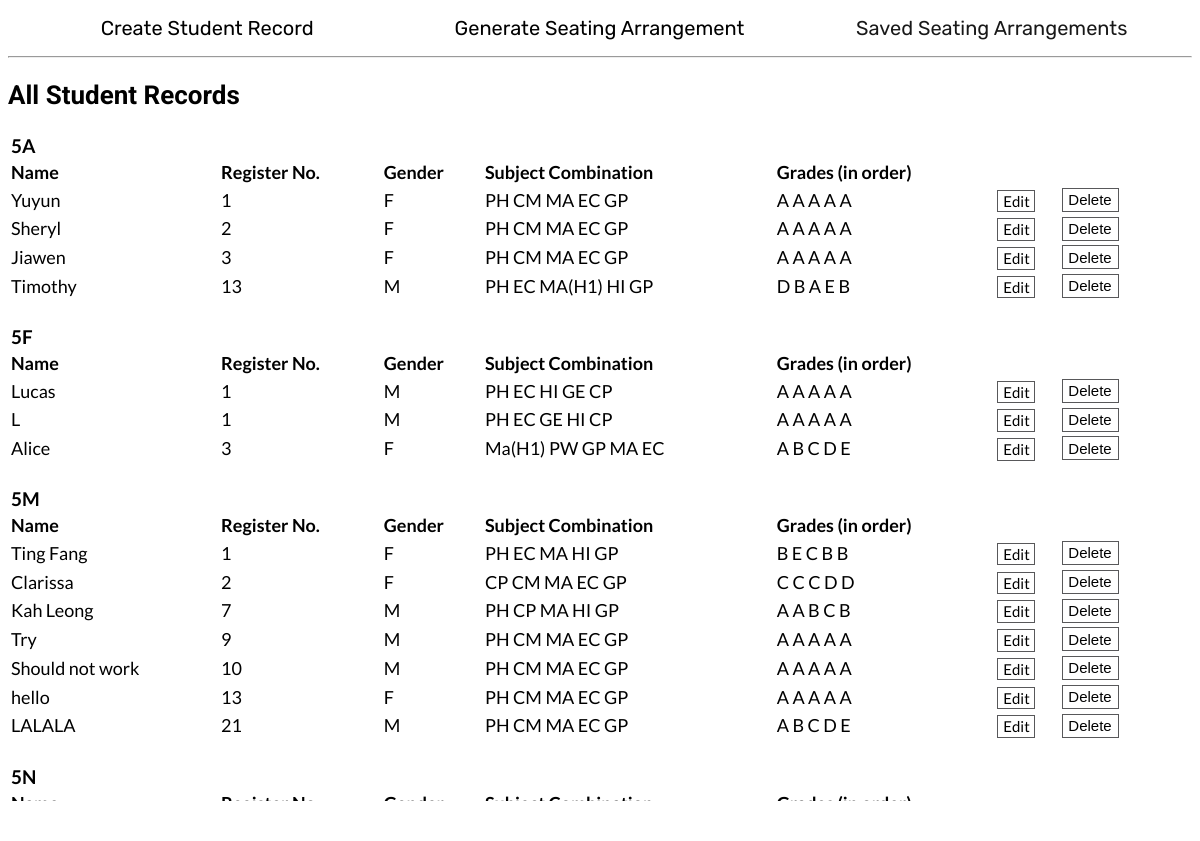
The page / on the database its author committed.
### tables this page shows
CREATE TABLE Class(
ClassName TEXT NOT NULL,
TotalStudents INTEGER NOT NULL,
PRIMARY KEY(ClassName)
);

CREATE TABLE Student(
StudentName TEXT NOT NULL,
StudentRegNo INTEGER NOT NULL CHECK (StudentRegNo > 0),
ClassName TEXT NOT NULL,
StudentSubjectCombi TEXT NOT NULL,
StudentGender TEXT NOT NULL,
AllSubjectGrades TEXT NOT NULL DEFAULT '',
PRIMARY KEY(StudentName),
FOREIGN KEY (ClassName) REFERENCES Class(ClassName)
);

### cp_web_handler.py (the view)
@app.route("/")
def display_all_student_records():
    classes = execute_sql("SELECT * FROM Class")
    students = execute_sql("SELECT * FROM Student")
    records = execute_sql("SELECT * FROM StudentRecords")
    subjects = execute_sql("SELECT * FROM Subject")
    for x in range(len(classes)-1): #to sort classes in order, so that when displayed will be according to class.
        smallest = x
        for y in range(x+1,len(classes)):
            if classes[y][0] < classes[smallest][0]:
                smallest = y
        if smallest != x:
            classes[smallest],classes[x] = classes[x],classes[smallest]
    for i in range(len(students)-1): #to sort reg.no in order, so that when displayed will be according to reg.no.
        smallest = i
        for j in range(i+1,len(students)):
            if students[j][1] < students[smallest][1]:
                smallest = j
        if smallest != i:
            students[smallest],students[i] = students[i],students[smallest]
    classes_oop = list(map(lambda a: Class(a[0],a[1]), classes))
    students_oop = list(map(lambda b: Student(b[0],b[1],b[2],b[3],b[4],b[5]), students ))
    records_oop = list(map(lambda c: StudentRecords(c[0],c[1],c[2]),records))
    subjects_oop = list(map(lambda d: Subject(d[0],d[1]), subjects ))
    for student in students_oop:
        if student.get_AllSubjectGrades() == '':
            temp = ''
            index = 0
            while len(temp.split(' ')) - 1 != len(student.get_StudentSubjectCombi().split(' ')):
                for record in records:
                    if student.get_StudentName() == record[0] and student.get_StudentSubjectCombi().split(' ')[index] == record[2]:
                        temp += '{} '.format(record[1])
                index +=1
            temp = temp[:-1]
            student.set_AllSubjectGrades(temp)
            execute_sql(student.update_record())
    for student in students_oop:
        student_seating_arrangement = execute_sql('SELECT * FROM SeatingArrangement WHERE StudentName = "{}"'.format(student.get_StudentName()))[0]
        StudentName, CannotSeatNextTo, SeatInFront, WeakSubjects, StrongSubjects, ClassLst, SeatByGrades, RowNo, ColumnNo = student_seating_arrangement
        student_seating_arrangement = SeatingArrangement(StudentName, CannotSeatNextTo, SeatInFront, WeakSubjects, StrongSubjects, ClassLst, SeatByGrades, RowNo, ColumnNo)
        StrongSubjects = ''
        WeakSubjects = ''
        for i in range(len(student.get_AllSubjectGrades().split(' '))):
            if student.get_AllSubjectGrades().split(' ')[i] < 'C': #'A', 'B'
                StrongSubjects += student.get_StudentSubjectCombi().split(' ')[i] + ' '
            elif student.get_AllSubjectGrades().split(' ')[i] > 'D':
                WeakSubjects += student.get_StudentSubjectCombi().split(' ')[i] + ' '
        student_seating_arrangement.set_StrongSubjects(StrongSubjects[:-1])
        student_seating_arrangement.set_WeakSubjects(WeakSubjects[:-1])
        execute_sql(student_seating_arrangement.update_record())
    reset_seating_arrangement()
    return render_template("display_all_records.html", classes = classes_oop, students = students_oop, records = records_oop, subjects = subjects_oop)

### SQLiteGenerator/SQLiteOOP.py (called while the page is built)
    def get_ClassName(self):
        return self._ClassName

    def get_StudentName(self):
        return self._StudentName

    def get_StudentRegNo(self):
        return self._StudentRegNo

    def get_ClassName(self):
        return self._ClassName

    def get_StudentSubjectCombi(self):
        return self._StudentSubjectCombi

    def get_StudentGender(self):
        return self._StudentGender

    def get_AllSubjectGrades(self):
        return self._AllSubjectGrades

    def set_WeakSubjects(self, new_WeakSubjects):
        self._WeakSubjects = new_WeakSubjects

    def set_StrongSubjects(self, new_StrongSubjects):
        self._StrongSubjects = new_StrongSubjects

    def update_record(self):
        result = ""
        result += "UPDATE SeatingArrangement SET\n"
        result += "StudentName = '{self._StudentName}', CannotSeatNextTo = '{self._CannotSeatNextTo}', SeatInFront = '{self._SeatInFront}', WeakSubjects = '{self._WeakSubjects}', StrongSubjects = '{self._StrongSubjects}', ClassLst = '{self._ClassLst}', SeatByGrades = '{self._SeatByGrades}', RowNo = '{self._RowNo}', ColumnNo = '{self._ColumnNo}'\n".format(self=self)
        result += "WHERE\n"
        result += "StudentName = '{self._StudentName}'\n".format(self=self)
        return result

### cp_web_handler.py (called while the page is built, shortened)
def reset_seating_arrangement():
    student_lst = execute_sql("SELECT * FROM SeatingArrangement WHERE ClassLst != ''")

### database_handler.py (called while the page is built)
def execute_sql(sql):
    conn = sqlite3.connect('students.db')
    cursor = conn.cursor()
    data = None #initialise data read from database
    if debug:
        print(sql)
    try:
        cursor.execute(sql)
        data = cursor.fetchall()
    except sqlite3.IntegrityError:
        print("Repeated Data")
    except:
        print("SQL Error: ", sys.exc_info()[0])
    conn.commit()
    cursor.close()
    conn.close()
    return data

### templates/display_all_records.html (shortened to what this page needs)
<!DOCTYPE html>
<html lang="en">
<head>
</head>
<body>
<table style = "width: 100%; text-align: left">
    <tr>
        <th style = "width: 50%;">
            <div class="btn-group">
                <button class="button button1" onclick ="location.href = '{{url_for('create_student_record')}}'">Create Student Record</button>
                <button class="button button2" onclick ="location.href = '{{url_for('set_seating_arrangement')}}'">Generate Seating Arrangement</button>
                <button class="button button3" onclick ="location.href = '{{url_for('show_saved_seatingarr')}}'">Saved Seating Arrangements</button>
            </div>
        </th>
    </tr>
</table>
<hr>
<h2 style = "font-family: 'Roboto'; font-size: 26px">All Student Records</h2>
<div class = "studentrecords">
<table style = "width: 97%; text-align: left">
    {% for class in classes %}
    <tr>
        <th style = "font-size: 19px">{{ class.get_ClassName() }}</th>
    </tr>
    <tr style = "font-size: 18px">
        <th>Name</th>
        <th>Register No.</th>
        <th>Gender</th>
        <th>Subject Combination</th>
        <th>Grades (in order)</th>
    </tr>
        {% for student in students %}
        {% if class.get_ClassName() == student.get_ClassName()%}
        <tr style = "font-size: 18px">
            <td> {{student.get_StudentName()}} </td>
            <td>{{ student.get_StudentRegNo() }}</td>
            <td>{{ student.get_StudentGender() }}</td>
            <td>{{ student.get_StudentSubjectCombi() }}</td>
            <td>{{ student.get_AllSubjectGrades() }}</td>
            <td><a class="transbox" style="padding-right: 4px" onclick ='location.href = "{{url_for('edit_student_record', student_name = student.get_StudentName())}}"'>Edit</a></td>
            <td>
                <form id = 'deleteform' action = '{{ url_for('delete_student_record', student_name = student.get_StudentName()) }}' method = 'POST'>
                    <input class = "transbox" type = 'button' value = 'Delete' onclick="deleteFunction('{{ student.get_StudentName() }}')">
                </form>
            </td>
        </tr>
        {% endif %}
        {% endfor %}
    <tr>
        <th>&nbsp;</th>
    </tr>
    {% endfor %}
</table>
</div>
</body>
</html>

### templates/display_all_records.html (style rules this page uses)
html { width: 100%; height: 100%; display: block; position: relative; }
html::after { content: ""; background: url('https://cucuru.media/wp-content/uploads/2017/11/shutterstock_159503861-20171113162932.jpg'); background-size: 100%; background-position: 0% 50%; top: 0; left: 0; bottom: 0; right: 0; position: absolute; z-index: -1; opacity: 0.5; }
.btn-group .button { font-family: "Rubik"; background-color: #4CAF50; color: white; text-align: center; text-decoration: none; display: inline-block; font-size: 20px; cursor: pointer; width: 33.3%; border: none; -webkit-transition-duration: 0.4s; transition-duration: 0.4s; padding: 5px; float: left; }
.btn-group .button1 { background: url('https://previews.123rf.com/images/silm/silm1305/silm130500088/20010469-abstract-beige-background-sketchy-doodle-seamless-pattern-light-texture-with-circles-squares-and-oth.jpg'); color: black; }
.btn-group .button2 { background: url('http://www.photos-public-domain.com/wp-content/uploads/2013/11/bumpy-beige-plastic-texture.jpg'); color: black; }
.btn-group .button3 { background: url('http://allfreedesigns.com/wp-content/uploads/2013/05/cork-texture-17.jpg'); color: black; opacity: 0.9; }
table { font-family: "Lato"; }
div.studentrecords { width: 100%; height: 670px; overflow: auto; }
.transbox { background: transparent; border: 1.5px solid #58585A; padding-top: 1px; padding-bottom: 1.5px; padding-left: 5px; height: 24px; font-size: 15px; }

### rows shown on the page
Class: get_ClassName "5A"
Student: get_StudentName "Yuyun", get_StudentRegNo "1", get_StudentGender "F", get_StudentSubjectCombi "PH CM MA EC GP", get_AllSubjectGrades "A A A A A"
Student: get_StudentName "Sheryl", get_StudentRegNo "2", get_StudentGender "F", get_StudentSubjectCombi "PH CM MA EC GP", get_AllSubjectGrades "A A A A A"
Student: get_StudentName "Jiawen", get_StudentRegNo "3", get_StudentGender "F", get_StudentSubjectCombi "PH CM MA EC GP", get_AllSubjectGrades "A A A A A"
Student: get_StudentName "Timothy", get_StudentRegNo "13", get_StudentGender "M", get_StudentSubjectCombi "PH EC MA(H1) HI GP", get_AllSubjectGrades "D B A E B"
Class: get_ClassName "5F"
Student: get_StudentName "Lucas", get_StudentRegNo "1", get_StudentGender "M", get_StudentSubjectCombi "PH EC HI GE CP", get_AllSubjectGrades "A A A A A"
Student: get_StudentName "L", get_StudentRegNo "1", get_StudentGender "M", get_StudentSubjectCombi "PH EC GE HI CP", get_AllSubjectGrades "A A A A A"
Student: get_StudentName "Alice", get_StudentRegNo "3", get_StudentGender "F", get_StudentSubjectCombi "Ma(H1) PW GP MA EC", get_AllSubjectGrades "A B C D E"
Class: get_ClassName "5M"
Student: get_StudentName "Ting Fang", get_StudentRegNo "1", get_StudentGender "F", get_StudentSubjectCombi "PH EC MA HI GP", get_AllSubjectGrades "B E C B B"
Student: get_StudentName "Clarissa", get_StudentRegNo "2", get_StudentGender "F", get_StudentSubjectCombi "CP CM MA EC GP", get_AllSubjectGrades "C C C D D"
Student: get_StudentName "Kah Leong", get_StudentRegNo "7", get_StudentGender "M", get_StudentSubjectCombi "PH CP MA HI GP", get_AllSubjectGrades "A A B C B"
Student: get_StudentName "Try", get_StudentRegNo "9", get_StudentGender "M", get_StudentSubjectCombi "PH CM MA EC GP", get_AllSubjectGrades "A A A A A"
Student: get_StudentName "Should not work", get_StudentRegNo "10", get_StudentGender "M", get_StudentSubjectCombi "PH CM MA EC GP", get_AllSubjectGrades "A A A A A"
Student: get_StudentName "hello", get_StudentRegNo "13", get_StudentGender "F", get_StudentSubjectCombi "PH CM MA EC GP", get_AllSubjectGrades "A A A A A"
Student: get_StudentName "LALALA", get_StudentRegNo "21", get_StudentGender "M", get_StudentSubjectCombi "PH CM MA EC GP", get_AllSubjectGrades "A B C D E"
Class: get_ClassName "5N"
